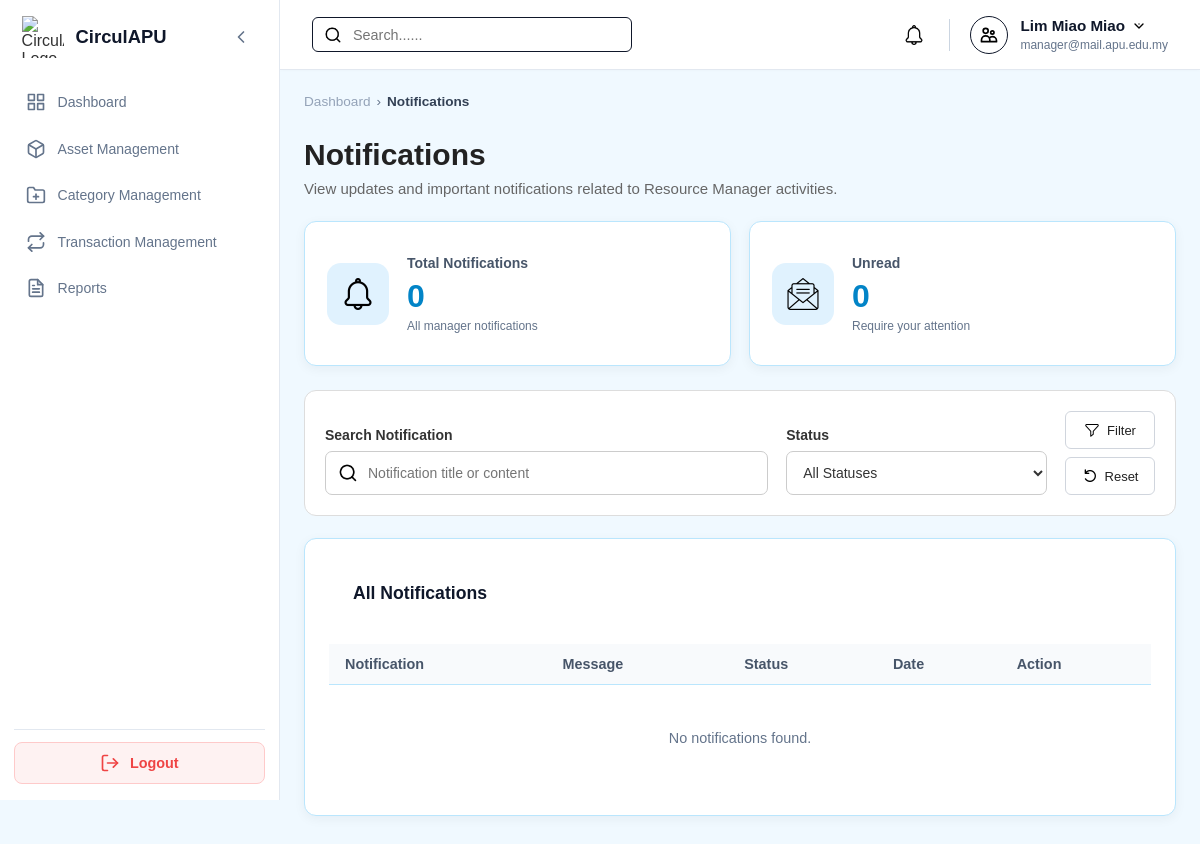
Before: /Manager/manager_notifications.php (signed in) with the older database file.
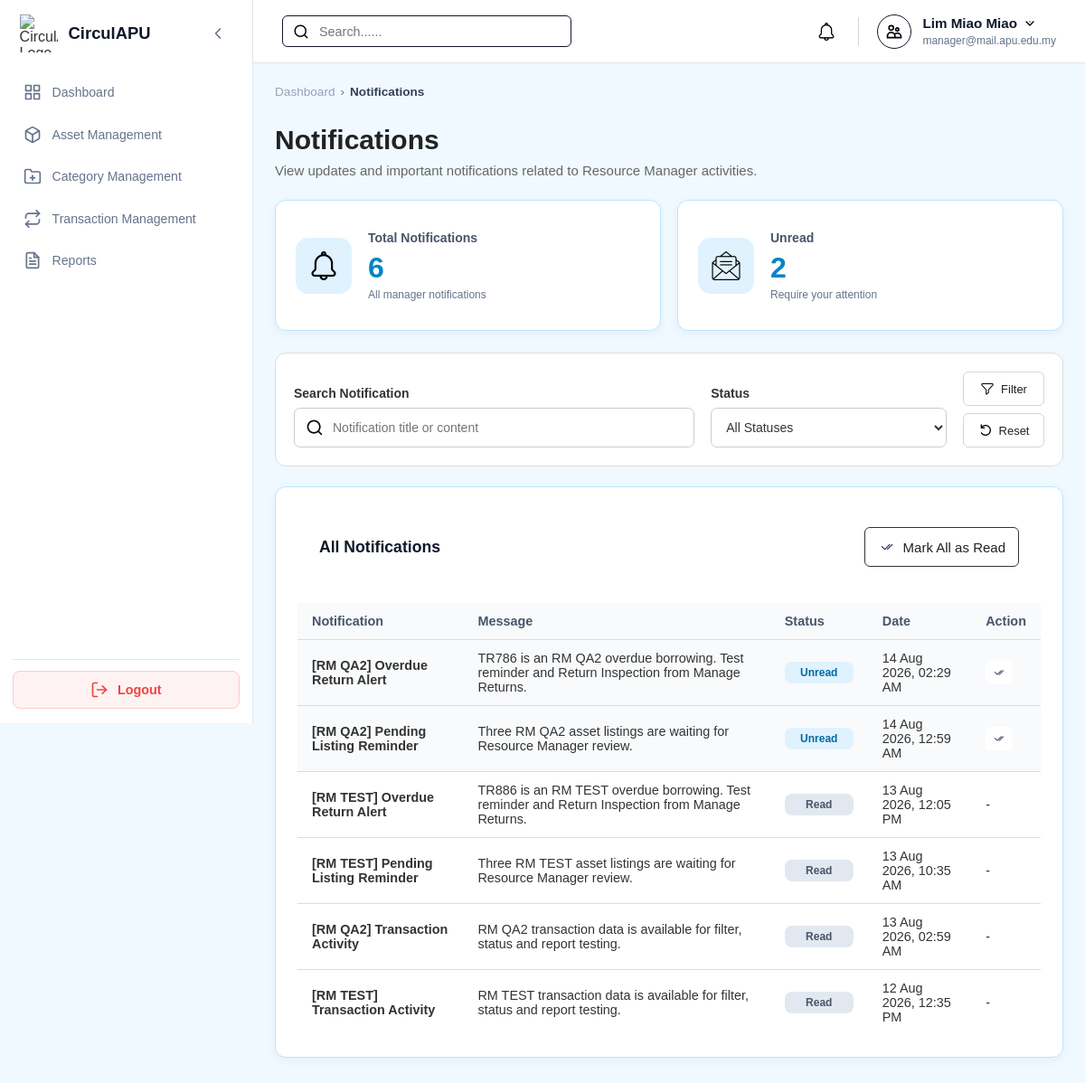
After: the same page with the newer database file.
### tables this page shows
CREATE TABLE `notification` (
  `notificationID` varchar(10) NOT NULL,
  `userID` varchar(10) NOT NULL,
  `title` varchar(100) NOT NULL,
  `content` varchar(255) NOT NULL,
  `status` enum('Read','Unread') NOT NULL DEFAULT 'Unread',
  `createdDate` timestamp NOT NULL DEFAULT current_timestamp()
);

### Manager/manager_notifications.php (the view, shortened to what the changed rows need)
<?php
require_once '../db.php';
function e($v): string { return htmlspecialchars((string)$v, ENT_QUOTES, 'UTF-8'); }
$managerID = $_SESSION['user_id'];
$notifications = [];
$total = $unread = 0;
try {
    $conn->set_charset('utf8mb4');
    $stmt = $conn->prepare("
        SELECT COUNT(*) total,SUM(status='Unread') unread
        FROM notification WHERE userID=?
    ");
    $stmt->bind_param('s', $managerID);
    $stmt->execute();
    $counts = $stmt->get_result()->fetch_assoc();
    $total = (int)($counts['total'] ?? 0);
    $unread = (int)($counts['unread'] ?? 0);
    $sql = "SELECT notificationID,title,content,status,createdDate FROM notification WHERE userID=?";
    $types = 's';
    $params = [$managerID];
    $sql .= " ORDER BY createdDate DESC";
    $stmt = $conn->prepare($sql);
    $stmt->bind_param($types, ...$params);
    $stmt->execute();
    $notifications = $stmt->get_result()->fetch_all(MYSQLI_ASSOC);
} catch (Throwable $e) {
    error_log($e->getMessage());
    $error = 'Unable to load notifications. Please try again.';
}
?>
<!DOCTYPE html>
<html lang="en">
<head>
    <link rel="stylesheet" href="../style.css">
    <link rel="stylesheet" href="manager_style.css?v=<?=filemtime(__DIR__.'/manager_style.css')?>">
    <link rel="stylesheet" href="manager_mobile.css">
</head>
<body class="role-manager">
<div class="dashboard-container">
<div class="main-content">
<main class="page-body">
<section class="management-heading">
    <h1>Notifications</h1>
</section>
<section class="stats-grid">
    <a href="manager_notifications.php" class="stat-card">
        <div class="stat-content">
            <h3>Total Notifications</h3><strong class="stat-value"><?= $total ?></strong>
            <p class="stat-description">All manager notifications</p>
        </div>
    </a>
    <a href="manager_notifications.php?status=Unread" class="stat-card">
        <div class="stat-content">
            <h3>Unread</h3><strong class="stat-value"><?= $unread ?></strong>
            <p class="stat-description">Require your attention</p>
        </div>
    </a>
</section>
<section class="content-card desktop-notification-list">
    <div class="card-header">
        <h2>All Notifications</h2>
        <?php if ($unread > 0): ?>
        <form method="POST" onsubmit="return confirm('Mark all notifications as read?');">
            <button type="submit" class="management-create-btn">
                <img src="../assets/icons/mark_as_read.png" alt=""> Mark All as Read
            </button>
        </form>
        <?php endif; ?>
    </div>
    <div class="table-wrapper">
    <table class="data-table">
        <thead><tr><th>Notification</th><th>Message</th><th>Status</th><th>Date</th><th>Action</th></tr></thead>
        <tbody>
        <?php if (!$notifications): ?>
            <tr><td colspan="5" class="dashboard-empty-state">No notifications found.</td></tr>
        <?php else: foreach ($notifications as $n): ?>
            <tr class="<?= $n['status'] === 'Unread' ? 'notification-unread' : '' ?>">
                <td><strong><?= e($n['title']) ?></strong></td>
                <td><?= e($n['content']) ?></td>
                <td><span class="status-badge" data-status="<?=e($n['status'])?>"><?=e($n['status'])?></span></td>
                <td><?= e(date('d M Y, h:i A', strtotime($n['createdDate']))) ?></td>
                <td>
                    <?php if ($n['status'] === 'Unread'): ?>
                    <form method="POST">
                        <button type="submit" class="management-action-btn" title="Mark as Read">
                            <img src="../assets/icons/mark_as_read.png" alt="Mark as Read">
                        </button>
                    </form>
                    <?php else: ?>-<?php endif; ?>
                </td>
            </tr>
        <?php endforeach; endif; ?>
        </tbody>
    </table>
    </div>
</section>
</main>
</div>
</div>
</body>
</html>

Changed rows visible on the page:
added notification: title "[RM QA2] Overdue Return Alert", content "TR786 is an RM QA2 overdue borrowing. Test reminder and Return Inspection from Manage Returns.", status "Unread", createdDate "14 Aug 2026, 02:29 AM"
added notification: title "[RM QA2] Pending Listing Reminder", content "Three RM QA2 asset listings are waiting for Resource Manager review.", status "Unread", createdDate "14 Aug 2026, 12:59 AM"
added notification: title "[RM TEST] Overdue Return Alert", content "TR886 is an RM TEST overdue borrowing. Test reminder and Return Inspection from Manage Returns.", status "Read", createdDate "13 Aug 2026, 12:05 PM"
added notification: title "[RM TEST] Pending Listing Reminder", content "Three RM TEST asset listings are waiting for Resource Manager review.", status "Read", createdDate "13 Aug 2026, 10:35 AM"
added notification: title "[RM QA2] Transaction Activity", content "RM QA2 transaction data is available for filter, status and report testing.", status "Read", createdDate "13 Aug 2026, 02:59 AM"
added notification: title "[RM TEST] Transaction Activity", content "RM TEST transaction data is available for filter, status and report testing.", status "Read", createdDate "12 Aug 2026, 12:35 PM"
Other visible differences:
$total: "0" → "6"
$unread: "0" → "2"
text no longer shown: "No notifications found."
text now shown: "Mark All as Read"
